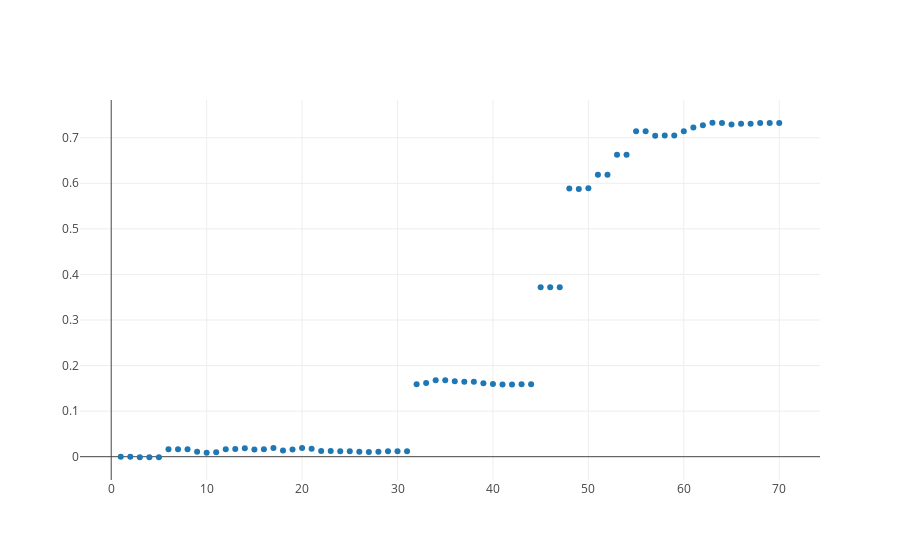

The cell this chart's notebook holds for it:
### Code cell
from graph import trace_values, plot
trace = trace_values(x_values, y_values)
plot([trace])
